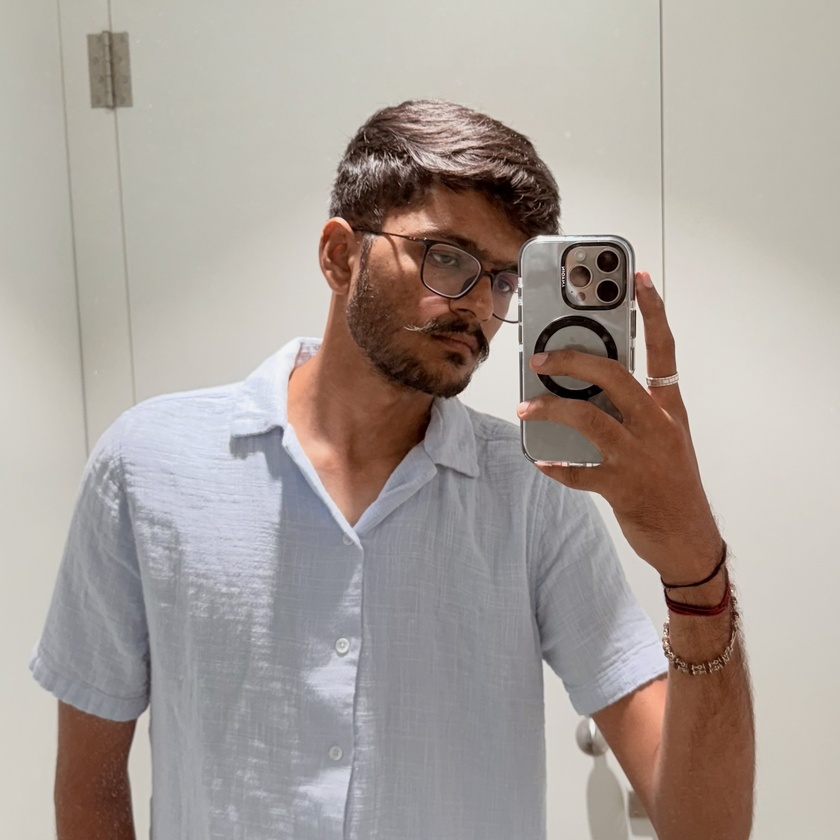
#> input picture apps/website/src/assets/profile.jpg, 840 x 840 px, shrunk from 2190 x 2190 before the run
$ python -i ai_presets.py   (imports and definitions only)
#> lines starting #> are read from the running program, lines starting #| are printed output that depends on the picture
#> further down, picture is the input picture: shape (840, 840, 3); mean B, G, R 153.3, 159.3, 168.7
"""
AI Filter Presets for FixPix
Professional-grade photo filter configurations
"""

import cv2
import numpy as np

# Filter Preset Configurations
PRESETS = {
    'vintage': {
        'sepia_strength': 0.7,
        'contrast': 1.15,
        'saturation': 0.8,
        'vignette': True,
        'warmth': 20
    },
    'cinematic': {
        'contrast': 1.3,
        'saturation': 0.9,
        'shadows_blue': 30,
        'highlights_orange': 20,
        'vignette': True
    },
    'warm': {
        'temperature': 40,
        'saturation': 1.15,
        'contrast': 1.05
    },
    'cool': {
        'temperature': -40,
        'saturation': 1.05,
        'contrast': 1.05
    },
    'bw_classic': {
        'grayscale': True,
        'contrast': 1.2,
        'clarity': 1.1
    },
    'bw_noir': {
        'grayscale': True,
        'contrast': 1.4,
        'vignette': True,
        'clarity': 1.2
    },
    'fade': {
        'fade_strength': 0.25,
        'saturation': 0.85,
        'contrast': 0.9
    },
    'vivid': {
        'saturation': 1.4,
        'contrast': 1.15,
        'clarity': 1.1
    }
}


# [62 lines left out: functions apply_sepia, apply_vignette, adjust_temperature, apply_fade, not called in this run]


def apply_clarity(img, strength=1.1):
    """Enhance midtone contrast (clarity)"""
#> called with strength = 1.1
    # High-pass filter approach
    blur = cv2.GaussianBlur(img, (0, 0), 50)
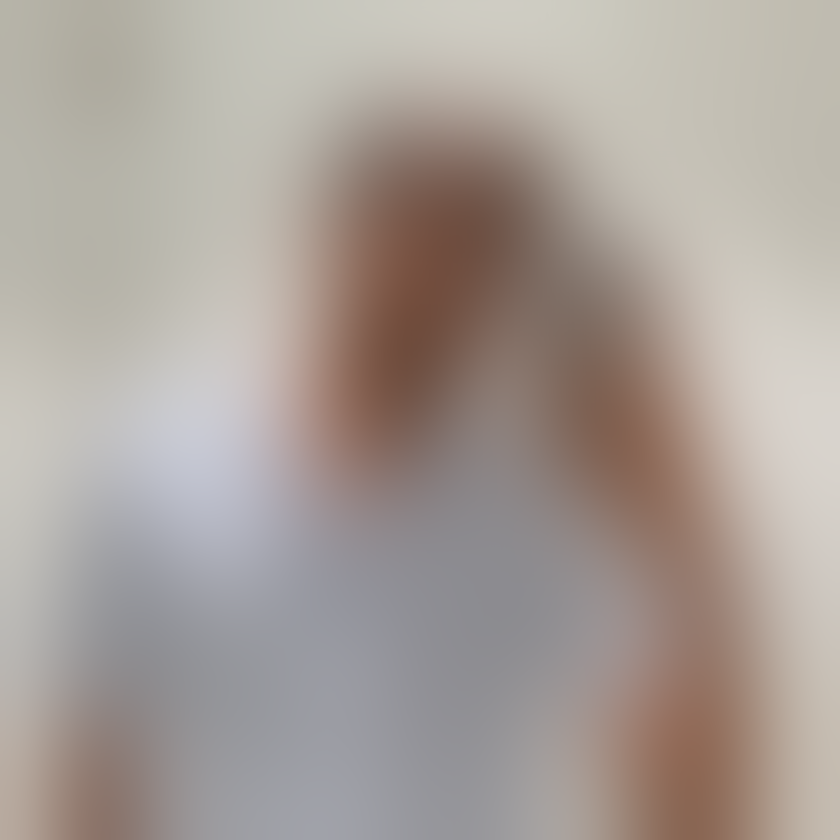
#> blur: shape (840, 840, 3); mean B, G, R 153.2, 159.3, 168.6
    highpass = cv2.addWeighted(img, 2, blur, -1, 0)
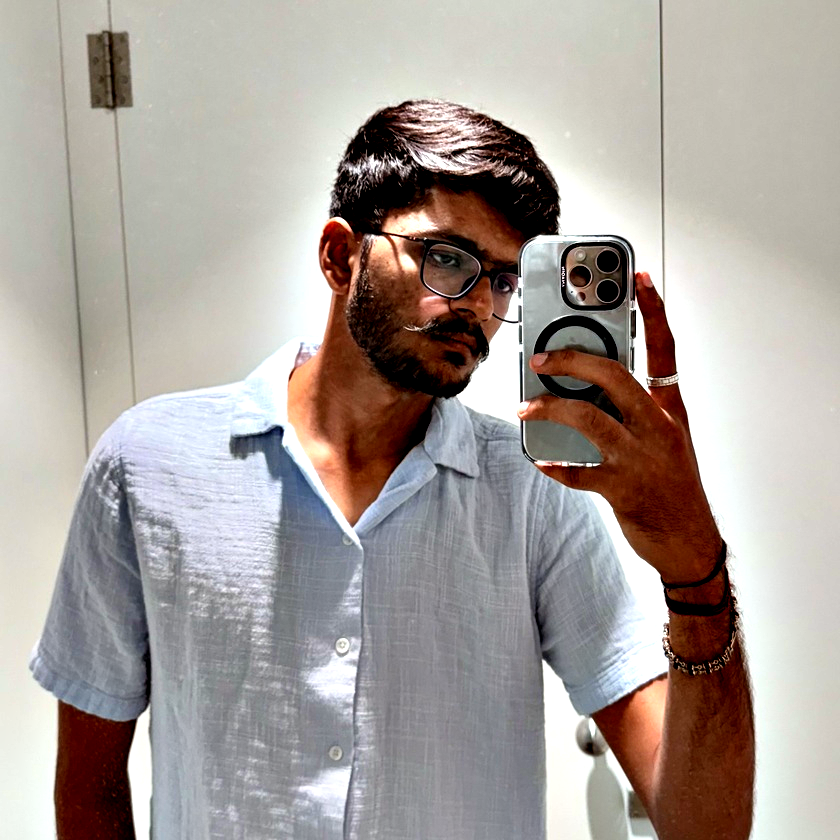
#> highpass: shape (840, 840, 3); mean B, G, R 154.9, 159.9, 168.5

    # Blend based on strength
    blend_factor = (strength - 1) * 0.5
    result = cv2.addWeighted(img, 1, highpass, blend_factor, 0)
    return np.clip(result, 0, 255).astype(np.uint8)


# [82 lines left out: functions apply_shadows_tint, apply_preset, not called in this run]


def get_available_presets():
    """Return list of available preset names"""
    return list(PRESETS.keys())

>>> import cv2
>>> picture = cv2.imread('../../apps/website/src/assets/profile.jpg')
>>> result = apply_clarity(picture)
